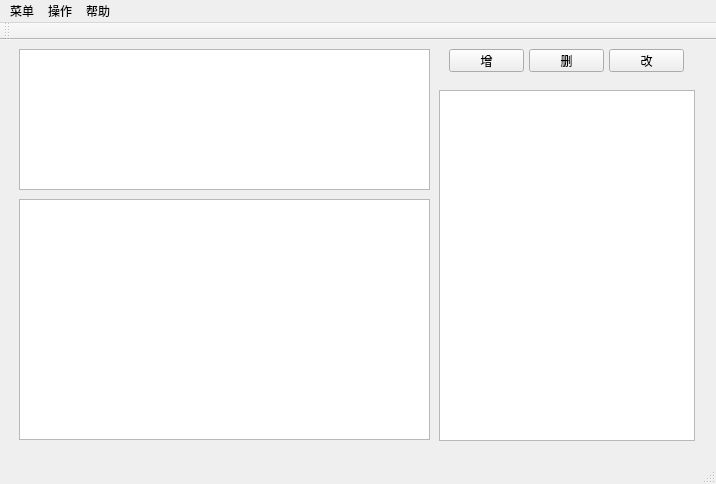
<?xml version="1.0" encoding="UTF-8"?>
<ui version="4.0">
 <class>MainWindow</class>
 <widget class="QMainWindow" name="MainWindow">
  <property name="geometry">
   <rect>
    <x>0</x>
    <y>0</y>
    <width>716</width>
    <height>484</height>
   </rect>
  </property>
  <property name="windowTitle">
   <string>MainWindow</string>
  </property>
  <widget class="QWidget" name="centralWidget">
   <widget class="QStackedWidget" name="stackedWidget">
    <property name="geometry">
     <rect>
      <x>-1</x>
      <y>-1</y>
      <width>721</width>
      <height>431</height>
     </rect>
    </property>
    <property name="currentIndex">
     <number>2</number>
    </property>
    <widget class="QWidget" name="page">
     <widget class="QPushButton" name="pushButton">
      <property name="geometry">
       <rect>
        <x>110</x>
        <y>10</y>
        <width>75</width>
        <height>23</height>
       </rect>
      </property>
      <property name="text">
       <string>查询</string>
      </property>
     </widget>
     <widget class="QPushButton" name="pushButton_2">
      <property name="geometry">
       <rect>
        <x>210</x>
        <y>10</y>
        <width>75</width>
        <height>23</height>
       </rect>
      </property>
      <property name="text">
       <string>最新开盘</string>
      </property>
     </widget>
     <widget class="QPushButton" name="pushButton_3">
      <property name="geometry">
       <rect>
        <x>310</x>
        <y>10</y>
        <width>75</width>
        <height>23</height>
       </rect>
      </property>
      <property name="text">
       <string>价格最低</string>
      </property>
     </widget>
     <widget class="QPushButton" name="pushButton_4">
      <property name="geometry">
       <rect>
        <x>410</x>
        <y>10</y>
        <width>75</width>
        <height>23</height>
       </rect>
      </property>
      <property name="text">
       <string>热度最高</string>
      </property>
     </widget>
     <widget class="QPushButton" name="pushButton_5">
      <property name="geometry">
       <rect>
        <x>510</x>
        <y>10</y>
        <width>75</width>
        <height>23</height>
       </rect>
      </property>
      <property name="text">
       <string>我的标记</string>
      </property>
     </widget>
     <widget class="QTableView" name="tableView">
      <property name="geometry">
       <rect>
        <x>30</x>
        <y>40</y>
        <width>661</width>
        <height>381</height>
       </rect>
      </property>
     </widget>
    </widget>
    <widget class="QWidget" name="page_2">
     <widget class="QLineEdit" name="passwdold">
      <property name="geometry">
       <rect>
        <x>290</x>
        <y>120</y>
        <width>171</width>
        <height>31</height>
       </rect>
      </property>
      <property name="styleSheet">
       <string notr="true">background-color: rgb(255, 255, 255);</string>
      </property>
     </widget>
     <widget class="QPushButton" name="pushButton_6">
      <property name="geometry">
       <rect>
        <x>340</x>
        <y>310</y>
        <width>75</width>
        <height>23</height>
       </rect>
      </property>
      <property name="styleSheet">
       <string notr="true">background-color: rgb(255, 255, 255);
</string>
      </property>
      <property name="text">
       <string>修改</string>
      </property>
     </widget>
     <widget class="QLineEdit" name="passwd">
      <property name="geometry">
       <rect>
        <x>290</x>
        <y>180</y>
        <width>171</width>
        <height>31</height>
       </rect>
      </property>
      <property name="styleSheet">
       <string notr="true"/>
      </property>
     </widget>
     <widget class="QLineEdit" name="passwd2">
      <property name="geometry">
       <rect>
        <x>290</x>
        <y>240</y>
        <width>171</width>
        <height>31</height>
       </rect>
      </property>
     </widget>
     <widget class="QLabel" name="label">
      <property name="geometry">
       <rect>
        <x>220</x>
        <y>120</y>
        <width>54</width>
        <height>31</height>
       </rect>
      </property>
      <property name="text">
       <string>原密码</string>
      </property>
     </widget>
     <widget class="QLabel" name="label_2">
      <property name="geometry">
       <rect>
        <x>220</x>
        <y>180</y>
        <width>54</width>
        <height>31</height>
       </rect>
      </property>
      <property name="text">
       <string>密码</string>
      </property>
     </widget>
     <widget class="QLabel" name="label_3">
      <property name="geometry">
       <rect>
        <x>220</x>
        <y>240</y>
        <width>54</width>
        <height>31</height>
       </rect>
      </property>
      <property name="text">
       <string>确认密码</string>
      </property>
     </widget>
     <widget class="QLabel" name="label_4">
      <property name="geometry">
       <rect>
        <x>300</x>
        <y>50</y>
        <width>131</width>
        <height>41</height>
       </rect>
      </property>
      <property name="font">
       <font>
        <family>Microsoft YaHei</family>
        <pointsize>20</pointsize>
       </font>
      </property>
      <property name="text">
       <string>修改密码</string>
      </property>
     </widget>
    </widget>
    <widget class="QWidget" name="page_3">
     <widget class="QTableView" name="block">
      <property name="geometry">
       <rect>
        <x>20</x>
        <y>10</y>
        <width>411</width>
        <height>141</height>
       </rect>
      </property>
     </widget>
     <widget class="QPushButton" name="pushButton_7">
      <property name="geometry">
       <rect>
        <x>450</x>
        <y>10</y>
        <width>75</width>
        <height>23</height>
       </rect>
      </property>
      <property name="text">
       <string>增</string>
      </property>
     </widget>
     <widget class="QPushButton" name="pushButton_8">
      <property name="geometry">
       <rect>
        <x>530</x>
        <y>10</y>
        <width>75</width>
        <height>23</height>
       </rect>
      </property>
      <property name="text">
       <string>删</string>
      </property>
     </widget>
     <widget class="QPushButton" name="pushButton_9">
      <property name="geometry">
       <rect>
        <x>610</x>
        <y>10</y>
        <width>75</width>
        <height>23</height>
       </rect>
      </property>
      <property name="text">
       <string>改</string>
      </property>
     </widget>
     <widget class="QTableView" name="building">
      <property name="geometry">
       <rect>
        <x>20</x>
        <y>160</y>
        <width>411</width>
        <height>241</height>
       </rect>
      </property>
     </widget>
     <widget class="QTableView" name="house">
      <property name="geometry">
       <rect>
        <x>440</x>
        <y>51</y>
        <width>256</width>
        <height>351</height>
       </rect>
      </property>
     </widget>
    </widget>
    <widget class="QWidget" name="page_5"/>
    <widget class="QWidget" name="page_6"/>
    <widget class="QWidget" name="page_4">
     <widget class="QLabel" name="label_5">
      <property name="geometry">
       <rect>
        <x>220</x>
        <y>140</y>
        <width>291</width>
        <height>91</height>
       </rect>
      </property>
      <property name="font">
       <font>
        <family>Microsoft YaHei UI</family>
        <pointsize>20</pointsize>
       </font>
      </property>
      <property name="text">
       <string>开发者：CS1410高洁</string>
      </property>
     </widget>
    </widget>
   </widget>
  </widget>
  <widget class="QMenuBar" name="menuBar">
   <property name="geometry">
    <rect>
     <x>0</x>
     <y>0</y>
     <width>716</width>
     <height>23</height>
    </rect>
   </property>
   <widget class="QMenu" name="menu">
    <property name="title">
     <string>菜单</string>
    </property>
    <addaction name="action"/>
   </widget>
   <widget class="QMenu" name="menu_2">
    <property name="title">
     <string>操作</string>
    </property>
    <addaction name="action_2"/>
    <addaction name="action_5"/>
   </widget>
   <widget class="QMenu" name="menu_3">
    <property name="title">
     <string>帮助</string>
    </property>
    <addaction name="action_7"/>
   </widget>
   <addaction name="menu"/>
   <addaction name="menu_2"/>
   <addaction name="menu_3"/>
  </widget>
  <widget class="QToolBar" name="mainToolBar">
   <attribute name="toolBarArea">
    <enum>TopToolBarArea</enum>
   </attribute>
   <attribute name="toolBarBreak">
    <bool>false</bool>
   </attribute>
  </widget>
  <widget class="QStatusBar" name="statusBar"/>
  <action name="action">
   <property name="text">
    <string>退出</string>
   </property>
   <property name="shortcut">
    <string>Ctrl+Q</string>
   </property>
  </action>
  <action name="action_5">
   <property name="text">
    <string>我的账号</string>
   </property>
  </action>
  <action name="action_7">
   <property name="text">
    <string>关于</string>
   </property>
  </action>
  <action name="action_2">
   <property name="text">
    <string>查询主页</string>
   </property>
  </action>
  <action name="action_3">
   <property name="text">
    <string>管理数据</string>
   </property>
  </action>
 </widget>
 <layoutdefault spacing="6" margin="11"/>
 <resources/>
 <connections/>
</ui>
